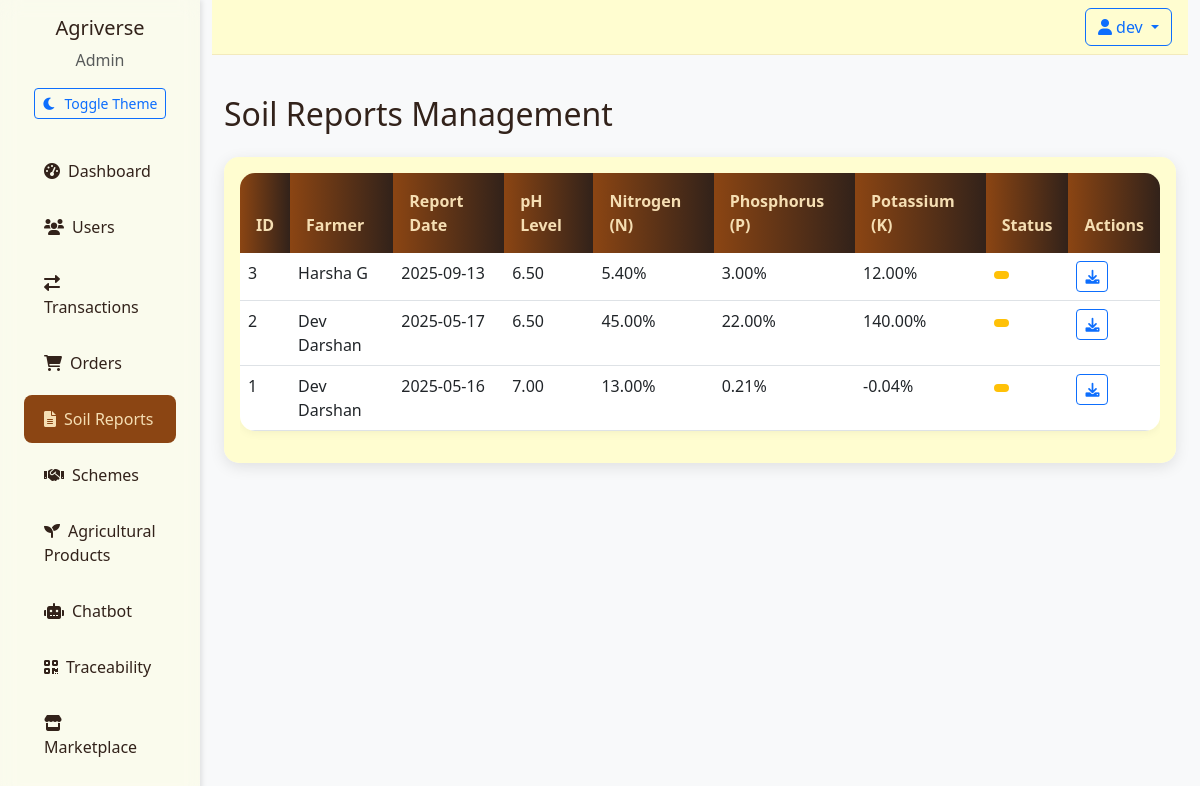
The page /admin/soil-reports (signed in) on the database its author committed.
### app/models/__init__.py (models this page shows)
class User(UserMixin, db.Model):
    id = db.Column(db.Integer, primary_key=True)
    email = db.Column(db.String(120), unique=True, nullable=False)
    password_hash = db.Column(db.String(128), nullable=False)
    name = db.Column(db.String(100), nullable=False)
    role = db.Column(db.String(20), nullable=False)  # 'farmer', 'investor', 'admin'
    created_at = db.Column(db.DateTime, default=datetime.utcnow)
    is_active = db.Column(db.Boolean, default=True)
    is_verified = db.Column(db.Boolean, default=False)
    wallet_balance = db.Column(db.Float, default=0.0)  # User's wallet balance
    farm_name = db.Column(db.String(100))
    farm_location = db.Column(db.String(200))
    farm_size = db.Column(db.Float)  # in acres
    company_name = db.Column(db.String(100))
    investment_capacity = db.Column(db.Float)
    products = db.relationship('Product', backref='seller', lazy=True)
    investments_made = db.relationship('Investment',
                                     backref='investor',
                                     lazy=True,
                                     foreign_keys='Investment.investor_id')
    investments_received = db.relationship('Investment',
                                         backref='farmer',
                                         lazy=True,
                                         foreign_keys='Investment.farmer_id')
    soil_reports = db.relationship('SoilReport', backref='farmer', lazy=True)

class SoilReport(db.Model):
    id = db.Column(db.Integer, primary_key=True)
    farmer_id = db.Column(db.Integer, db.ForeignKey('user.id'), nullable=False)
    report_date = db.Column(db.DateTime, default=datetime.utcnow)
    ph_level = db.Column(db.Float)
    nitrogen_level = db.Column(db.Float)
    phosphorus_level = db.Column(db.Float)
    potassium_level = db.Column(db.Float)
    organic_matter = db.Column(db.Float)
    moisture_content = db.Column(db.Float)
    report_file_url = db.Column(db.String(200))
    notes = db.Column(db.Text)

### app/routes/admin.py (the view)
@admin_bp.route('/soil-reports')
@login_required
@admin_required
def soil_reports():
    reports = SoilReport.query.order_by(SoilReport.report_date.desc()).all()
    return render_template('admin/soil_reports.html', reports=reports)

### app/__init__.py (called while the page is built)
@login_manager.user_loader
def load_user(user_id):
    return User.query.get(int(user_id))

### app/routes/admin.py (called while the page is built)
def admin_required(f):
    @wraps(f)
    def decorated_function(*args, **kwargs):
        if not current_user.is_authenticated or current_user.role != 'admin':
            flash('Access denied. Admin privileges required.', 'error')
            return redirect(url_for('main.index'))
        return f(*args, **kwargs)
    return decorated_function

### app/templates/admin/soil_reports.html (shortened to what this page needs)
{% extends "base.html" %}
{% block content %}
<div class="container py-4">
    <h2 class="mb-4">Soil Reports Management</h2>
    <div class="card">
        <div class="card-body">
            {% if reports %}
            <div class="table-responsive">
                <table class="table table-hover">
                    <thead>
                        <tr>
                            <th>ID</th>
                            <th>Farmer</th>
                            <th>Report Date</th>
                            <th>pH Level</th>
                            <th>Nitrogen (N)</th>
                            <th>Phosphorus (P)</th>
                            <th>Potassium (K)</th>
                            <th>Status</th>
                            <th>Actions</th>
                        </tr>
                    </thead>
                    <tbody>
                        {% for report in reports %}
                        <tr>
                            <td>{{ report.id }}</td>
                            <td>{{ report.farmer.name }}</td>
                            <td>{{ report.report_date.strftime('%Y-%m-%d') }}</td>
                            <td>{{ "%.2f"|format(report.ph_level) }}</td>
                            <td>{{ "%.2f"|format(report.nitrogen_level) }}%</td>
                            <td>{{ "%.2f"|format(report.phosphorus_level) }}%</td>
                            <td>{{ "%.2f"|format(report.potassium_level) }}%</td>
                            <td>
                                <span class="badge bg-{{ 'success' if report.status == 'approved' else 'danger' if report.status == 'rejected' else 'warning' }}">
                                </span>
                            </td>
                            <td>
                                <a href="{{ report.report_file_url }}" class="btn btn-sm btn-outline-primary" target="_blank">
                                    <i class="fas fa-download"></i>
                                </a>
                            </td>
                        </tr>
                        {% endfor %}
                    </tbody>
                </table>
            </div>
            {% else %}
            <div class="text-center py-4">
                <p class="text-muted">No soil reports found.</p>
            </div>
            {% endif %}
        </div>
    </div>
</div>
{% endblock %}

### app/templates/base.html (shortened to what this page needs)
<!DOCTYPE html>
<html lang="en" data-bs-theme="light">
<head>
    <link href="https://cdn.jsdelivr.net/npm/bootstrap@5.3.0/dist/css/bootstrap.min.css" rel="stylesheet">
    <link href="https://cdnjs.cloudflare.com/ajax/libs/font-awesome/6.0.0/css/all.min.css" rel="stylesheet">
    <link href="{{ url_for('static', filename='css/style.css') }}" rel="stylesheet">
</head>
<body>
    <div class="container-fluid">
        <div class="row">
            {% if current_user.is_authenticated %}
            <div class="col-md-2 sidebar">
                <div class="d-flex flex-column">
                    <div class="text-center mb-4">
                        <h5 class="mb-2">Agriverse</h5>
                        <p class="text-muted mb-3">{{ current_user.role|title }}</p>
                        <button id="theme-toggle" class="btn btn-sm btn-outline-primary">
                            <i class="fas fa-moon me-2"></i>Toggle Theme
                        </button>
                    </div>
                    {% if current_user.role == 'admin' %}
                    <div class="nav flex-column">
                    <a href="{{ url_for('admin.dashboard') }}" class="nav-link {% if request.endpoint == 'admin.dashboard' %}active{% endif %}">
                            <i class="fas fa-tachometer-alt me-2"></i>Dashboard
                    </a>
                    <a href="{{ url_for('admin.users') }}" class="nav-link {% if request.endpoint == 'admin.users' %}active{% endif %}">
                            <i class="fas fa-users me-2"></i>Users
                    </a>
                    <a href="{{ url_for('admin.transactions') }}" class="nav-link {% if request.endpoint == 'admin.transactions' %}active{% endif %}">
                            <i class="fas fa-exchange-alt me-2"></i>Transactions
                    </a>
                    <a href="{{ url_for('admin.orders') }}" class="nav-link {% if request.endpoint == 'admin.orders' %}active{% endif %}">
                            <i class="fas fa-shopping-cart me-2"></i>Orders
                    </a>
                    <a href="{{ url_for('admin.soil_reports') }}" class="nav-link {% if request.endpoint == 'admin.soil_reports' %}active{% endif %}">
                            <i class="fas fa-file-alt me-2"></i>Soil Reports
                    </a>
                    <a href="{{ url_for('admin.schemes') }}" class="nav-link {% if request.endpoint == 'admin.schemes' %}active{% endif %}">
                            <i class="fas fa-handshake me-2"></i>Schemes
                    </a>
                    <a href="{{ url_for('admin.agri_products') }}" class="nav-link {% if request.endpoint == 'admin.agri_products' %}active{% endif %}">
                            <i class="fas fa-seedling me-2"></i>Agricultural Products
                    </a>
                    <a href="{{ url_for('admin.chatbot') }}" class="nav-link {% if request.endpoint == 'admin.chatbot' %}active{% endif %}">
                            <i class="fas fa-robot me-2"></i>Chatbot
                    </a>
                    <a href="{{ url_for('admin.traceability') }}" class="nav-link {% if request.endpoint == 'admin.traceability' %}active{% endif %}">
                            <i class="fas fa-qrcode me-2"></i>Traceability
                    </a>
                    </div>
                    {% endif %}
                    {% if current_user.role != 'farmer' %}
                    <a href="{{ url_for('main.marketplace') }}" class="nav-link {% if request.endpoint == 'main.marketplace' %}active{% endif %}">
                        <i class="fas fa-store me-2"></i> Marketplace
                    </a>
                    {% endif %}
                </div>
            </div>
            {% endif %}
            <div class="col-md-{% if current_user.is_authenticated %}10{% else %}12{% endif %}">
                <nav class="navbar navbar-expand-lg mb-3">
                    <div class="container-fluid px-3">
                        <div class="ms-auto d-flex align-items-center gap-2">
                            {% if current_user.is_authenticated %}
                            <div class="dropdown">
                                <button class="btn btn-outline-primary dropdown-toggle" type="button" id="userDropdown" data-bs-toggle="dropdown">
                                    <i class="fas fa-user me-1"></i>{{ current_user.name }}
                                </button>
                            </div>
                            {% endif %}
                        </div>
                    </div>
                </nav>
                {% block content %}{% endblock %}
            </div>
        </div>
    </div>
</body>
</html>

### app/static/css/style.css (style rules this page uses)
:root { --earth-brown: #8B4513; --soil-dark: #32221A; --wheat-gold: #F5DEB3; --leaf-green: #556B2F; --cream: #FFFDD0; --sky-blue: #87CEEB; --transition-speed: 0.3s; --bg-light: #f8f9fa; --bg-dark: #1a1a1a; --text-light: #32221A; --text-dark: #F5DEB3; --sidebar-light: rgba(255, 253, 208, 0.3); --sidebar-dark: rgba(50, 34, 26, 0.95); }
[data-bs-theme="light"] { --bg-color: var(--bg-light); --text-color: var(--text-light); --sidebar-bg: var(--sidebar-light); --card-bg: rgba(255, 253, 208, 0.98); --border-color: rgba(139, 69, 19, 0.1); }
body { min-height: 100vh; display: flex; flex-direction: column; font-family: 'Segoe UI', Tahoma, Geneva, Verdana, sans-serif; background-color: var(--bg-color); color: var(--text-color); transition: background-color var(--transition-speed), color var(--transition-speed); }
.navbar { backdrop-filter: blur(10px); -webkit-backdrop-filter: blur(10px); border-bottom: 1px solid var(--border-color); padding: 0.5rem 0; background-color: var(--card-bg); }
.nav-link { color: var(--text-color); padding: 0.75rem 1.25rem; border-radius: 0.5rem; margin: 0.25rem 0.75rem; transition: all var(--transition-speed); }
.nav-link.active { background-color: var(--earth-brown); color: var(--wheat-gold); }
.sidebar { min-height: 100vh; background-color: var(--sidebar-bg); padding-top: 1rem; transition: background-color var(--transition-speed); box-shadow: 2px 0 5px rgba(0, 0, 0, 0.1); backdrop-filter: blur(10px); -webkit-backdrop-filter: blur(10px); }
.card { border: none; border-radius: 15px; background: var(--card-bg); backdrop-filter: blur(10px); box-shadow: 0 4px 15px rgba(0, 0, 0, 0.1); transition: all 0.3s ease; }
.table { background-color: var(--card-bg); border-radius: 15px; overflow: hidden; box-shadow: 0 2px 10px rgba(0, 0, 0, 0.05); }
.table thead th { background: linear-gradient(to right, var(--earth-brown), var(--soil-dark)); color: var(--wheat-gold); border: none; padding: 1rem; }

### rows shown on the page
User: role "Admin", name "dev"
SoilReport: id "3", farmer.name "Harsha G", report_date "2025-09-13", ph_level "6.50", nitrogen_level "5.40", phosphorus_level "3.00", potassium_level "12.00"
SoilReport: id "2", farmer.name "Dev Darshan", report_date "2025-05-17", ph_level "6.50", nitrogen_level "45.00", phosphorus_level "22.00", potassium_level "140.00"
SoilReport: id "1", farmer.name "Dev Darshan", report_date "2025-05-16", ph_level "7.00", nitrogen_level "13.00", phosphorus_level "0.21", potassium_level "-0.04"
